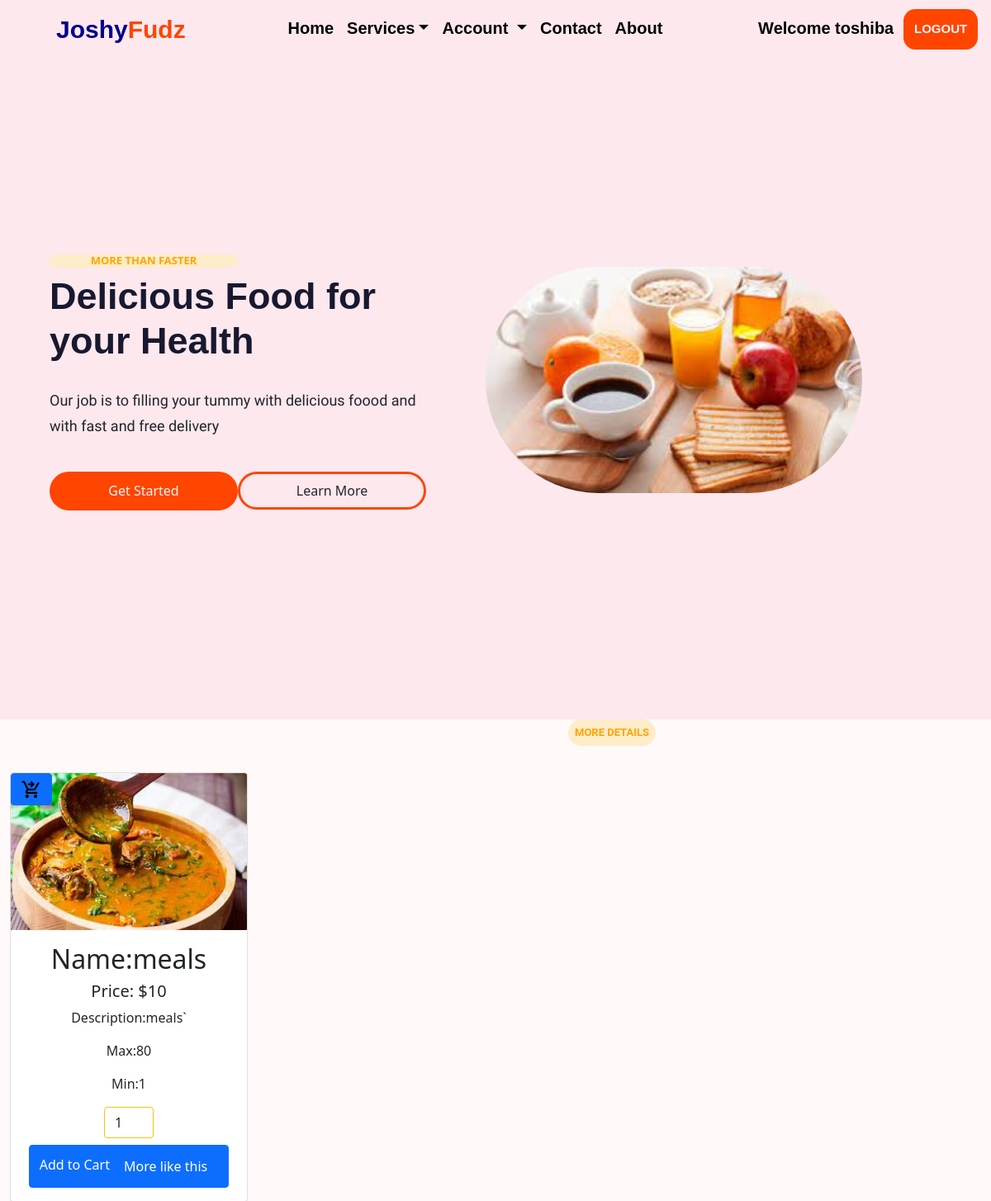
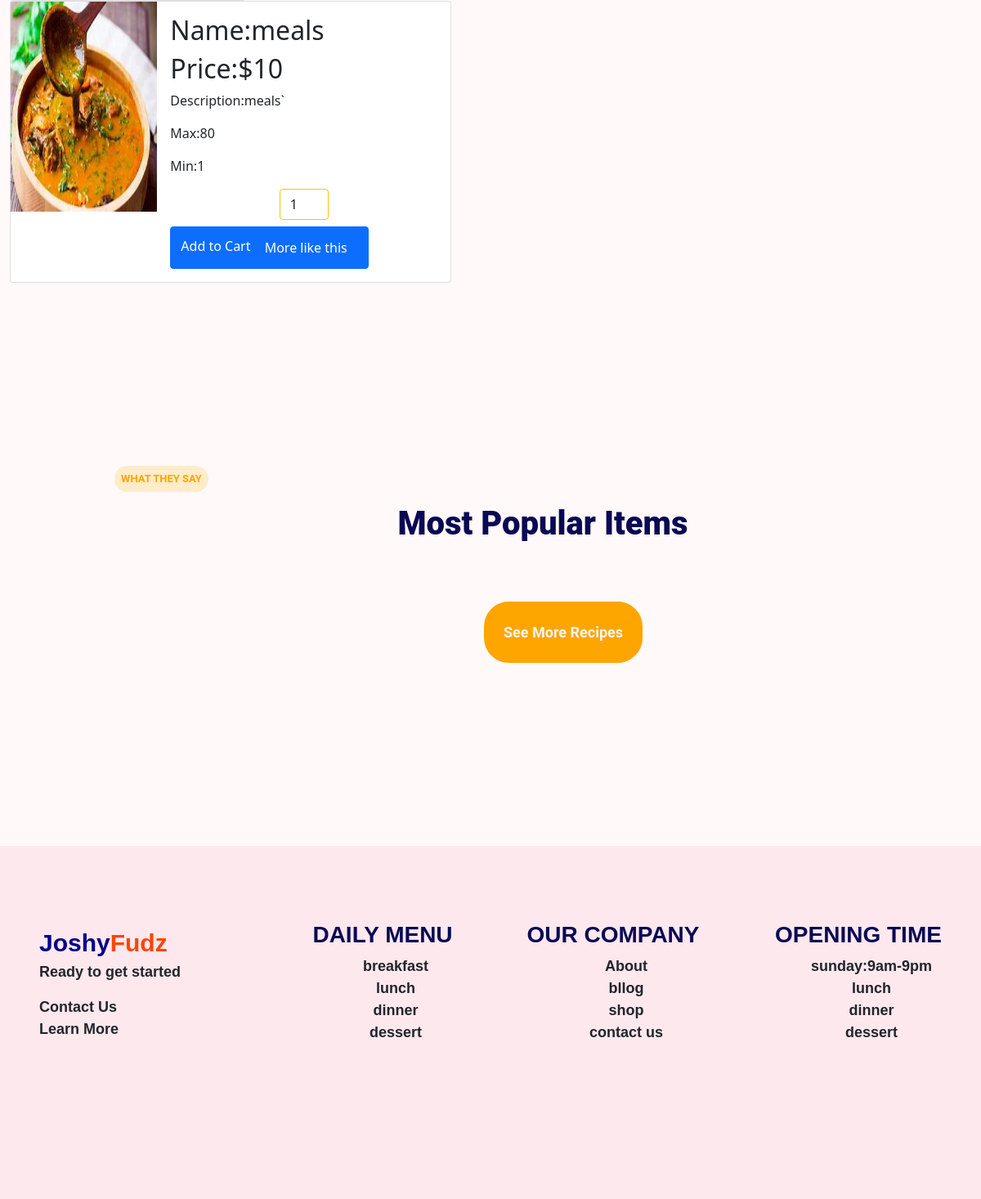
Page /details/2 (signed in) on the committed database (2 pictures, top to bottom).
### home/models.py (models this page shows, shortened)
class Product(models.Model):
    name = models.CharField(max_length=250)
    img = models.ImageField(upload_to= 'Product', default='prod.jpg')
    price = models.CharField(max_length=100)
    max_quantity = models.IntegerField()
    min_quantity = models.IntegerField(default=1, editable=False)
    display = models.BooleanField()
    latest = models.BooleanField(default=False)
    trending =models.BooleanField(default=False)
    meals =models.BooleanField(default=False)
    wines =models.BooleanField(default=False)
    snacks =models.BooleanField(default=False)
    description = models.TextField()
    created = models.DateTimeField(auto_now_add=True)
    update = models.DateTimeField(auto_now=True)
    class Meta:
        db_table = 'product'
        managed = True
        verbose_name = 'Product'
        verbose_name_plural = 'Products'

### home/views.py (the view)
# urls.py: path('details/<str:id>',views.details, name='details'),
@login_required(login_url='login')
def details(request, id):
    detail = Product.objects.get(pk=id)
    context = {
        'detail':detail,
    }
    return render(request, 'details.html', context)

### home/context_processors.py (called while the page is built)
def readcart(request):
    cart = Product.objects.filter()
    cartcount = 0
    for count in cart:
        cartcount += count.max_quantity
        context = {
            'cartcount':cartcount,
        }
        return context

### home/templates/details.html (shortened to what this page needs)
{% extends 'base.html' %}
{% block header %}{% include 'header.html' %}{% endblock header %}
{% block banner %}{% include 'banner.html' %}{% endblock banner %}
{% block content %}
<h5 class="menu">More Details</h5>
<div class="container-fluid ms-auto">
  <div class="row text-center">
     <div class="col-12">
        <div class="card" style="width: 18rem;">
            <a href="#" class="card-link position-absolute start-75 btn btn-primary"></a>
            <img src="{{detail.img.url}}" class="card-img-top" alt="...">
            <div class="card-body">
                <h2 class="card-title">Name:{{detail.name}}</h2>
                <h5 class="card-title">Price: ${{detail.price}}</h5>
                 <p class="card-text">Description:{{detail.description}}</p>
                 <p class="card-text"> Max:{{detail.max_quantity}}</p>
                 <p class="card-text">Min:{{detail.min_quantity}}</p>
              <form action="{% url 'shopcart' %}" method="POST">
               <input type="number" name="quantity" value="1" min="{{detail.min_quantity}}" max="{{detai.max_quantity}}" class="form-control shadow-none m-auto mb-2 border-warning" style="width:60px;">
               <button type="submit" class=" btn btn-primary">Add to Cart</a>
               </form>
                <a href="{% url 'products' %}" class="card-link btn btn-primary">More like this</a>
              </div>
        </div>
     </div>
   </div>
</div>
<div class="container-fluid ms-auto">
<div class="card mb-3" style="max-width: 540px;">
   <div class="row g-0">
     <div class="col-md-4">
       <img src="{{detail.img.url}}" class="img-fluid h-75 w-100" alt="...">
     </div>
     <div class="col-md-8 ms-auto">
       <div class="card-body">
         <h2 class="card-title">Name:{{detail.name}}</h2>
         <h2 class="card-title">Price:${{detail.price}}</h2>
         <p class="card-text">Description:{{detail.description}}</p>
         <p class="card-text"> Max:{{detail.max_quantity}}</p>
         <p class="card-text">Min:{{detail.min_quantity}}</p>
         <form action="{% url 'shopcart' %}" method="POST">
            <input type="number" name="quantity" value="1" min="{{detail.min_quantity}}" max="{{detai.max_quantity}}" class="flex-start form-control shadow-none m-auto mb-2 border-warning" style="width:60px;">
            <button type="submit" class=" btn btn-primary">Add to Cart</a>
            </form>
             <a href="{% url 'products' %}" class="card-link btn btn-primary">More like this</a>
           </div>
        </div>
     </div>
   </div>
 </div>
{% endblock content %}
{% block popular_items %}{% include 'popular_items.html' %}{% endblock popular_items %}
{% block footer %}{% include 'footer.html' %}{% endblock footer %}

### home/templates/header.html (shortened to what this page needs)
<nav class="navbar navbar-expand-lg sticky-top" >
    <div class="container-fluid" id="head_ings">
      <a class="navbar-brand ms-2 mt-auto ps-5" href="{% url 'index' %}"><span style="color: darkblue;">Joshy</span><span style="color:orangered ;">Fudz</span></a>
        <div class="offcanvas offcanvas-end" tabindex="-1" id="offcanvasRight" aria-labelledby="offcanvasRightLabel">
        <div class="offcanvas-body">
        <ul class="navbar-nav me-auto ms-auto mb-2 mb-lg-0">
          {% if request.user.is_authenticated %}
          <li class="nav-item">
            <a class="nav-link active" aria-current="page" href="{% url 'index' %}">Home</a>
          </li>
          <li class="nav-item dropdown">
            <a class="nav-link dropdown-toggle" href="#" id="navbarDropdown" role="button" data-bs-toggle="dropdown" aria-expanded="true" >Services</a>
          </li>
          <li class="nav-item dropdown">
            <a class="nav-link dropdown-toggle" href="#" id="navbarDropdown" role="button" data-bs-toggle="dropdown" aria-expanded="false">Account
            </a>
          </li>
          <li class="nav-item" href="login" >
            <a class="nav-link" href="#serv" href="a#">Contact</a>
          </li>
          <li class="nav-item">
            <a class="nav-link" href="#ab">About</a>
          </li>
        </ul>
        <li class="nav-item navbar-nav">
            <a href="{% url 'login' %}" class="nav-link me-1"  >Welcome  {{request.user.username}}</a>
        </li>
        <li class="nav-item navbar-nav">
            <a href="{% url 'logout' %}" class="nav-link me-1"  id="ogs">LOGOUT</a>
        </li>
      {% endif %}
      </div>
    </div>
  </nav>

### home/static/styling/school.css (style rules this page uses)
.navbar { background-color: rgb(253, 232, 238); }
.navbar-brand { font-size: 30px; font-weight: 800; font-family: sans-serif; }
.nav-item a { color: black; font-size: 20px; font-weight: 600; font-family: sans-serif; }
#ogs { background-color: orangered; color: whitesmoke; border-radius: .9rem; padding: .8rem; font-size: 15px; text-align: center; }
.menu { text-transform: uppercase; background-color: rgb(255, 236, 200); border-radius: 4rem; color: orange; font-size: small; font-family: 'Roboto', sans-serif; font-weight: 700; width: max-content; padding: .5rem; margin: 0rem 5rem 2rem 43rem; }
body { background-color: rgb(255, 249, 249); }
* { padding: 0%; border: 0; box-sizing: border-box; }

### rows in the picture
Product: img (picture), name "meals", price "10", description "meals`", max_quantity "80", min_quantity "1", quantity "1"

### other values in the picture
{{ request.user.username }} "toshiba"
